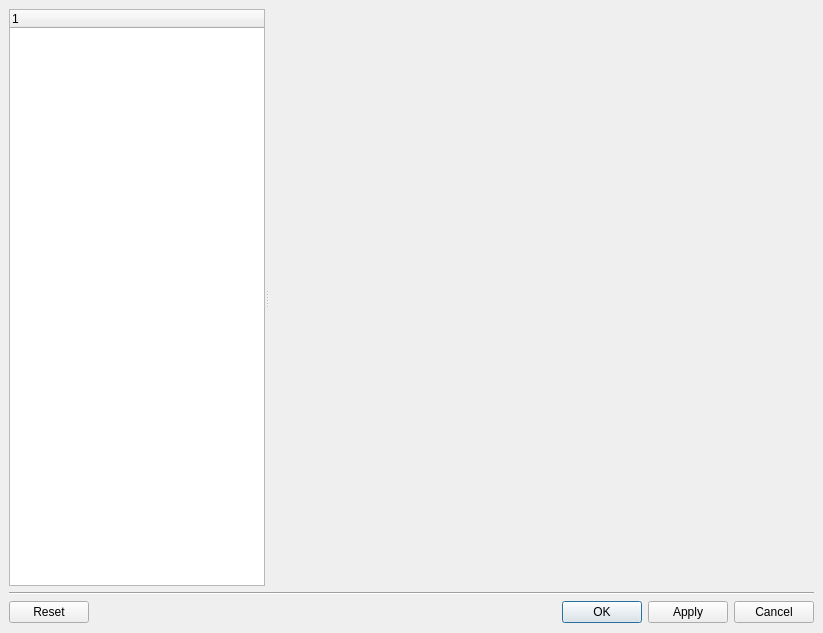
<?xml version="1.0" encoding="UTF-8"?>
<ui version="4.0">
 <class>SettingsForm</class>
 <widget class="QDialog" name="SettingsForm">
  <property name="geometry">
   <rect>
    <x>0</x>
    <y>0</y>
    <width>823</width>
    <height>633</height>
   </rect>
  </property>
  <property name="windowTitle">
   <string>Setup</string>
  </property>
  <layout class="QVBoxLayout">
   <property name="spacing">
    <number>6</number>
   </property>
   <property name="leftMargin">
    <number>9</number>
   </property>
   <property name="topMargin">
    <number>9</number>
   </property>
   <property name="rightMargin">
    <number>9</number>
   </property>
   <property name="bottomMargin">
    <number>9</number>
   </property>
   <item>
    <widget class="QFrame" name="frame_2">
     <property name="sizePolicy">
      <sizepolicy hsizetype="Preferred" vsizetype="Expanding">
       <horstretch>0</horstretch>
       <verstretch>0</verstretch>
      </sizepolicy>
     </property>
     <property name="frameShape">
      <enum>QFrame::NoFrame</enum>
     </property>
     <property name="frameShadow">
      <enum>QFrame::Raised</enum>
     </property>
     <layout class="QVBoxLayout">
      <property name="spacing">
       <number>6</number>
      </property>
      <property name="leftMargin">
       <number>0</number>
      </property>
      <property name="topMargin">
       <number>0</number>
      </property>
      <property name="rightMargin">
       <number>0</number>
      </property>
      <property name="bottomMargin">
       <number>0</number>
      </property>
      <item>
       <widget class="QSplitter" name="splitter">
        <property name="orientation">
         <enum>Qt::Horizontal</enum>
        </property>
        <widget class="QTreeWidget" name="items_tree">
         <property name="rootIsDecorated">
          <bool>true</bool>
         </property>
         <property name="uniformRowHeights">
          <bool>true</bool>
         </property>
         <column>
          <property name="text">
           <string notr="true">1</string>
          </property>
         </column>
        </widget>
        <widget class="QStackedWidget" name="pages_stack">
         <property name="sizePolicy">
          <sizepolicy hsizetype="Expanding" vsizetype="Preferred">
           <horstretch>1</horstretch>
           <verstretch>0</verstretch>
          </sizepolicy>
         </property>
         <widget class="QWidget" name="page"/>
         <widget class="QWidget" name="page_2"/>
        </widget>
       </widget>
      </item>
     </layout>
    </widget>
   </item>
   <item>
    <widget class="Line" name="line">
     <property name="orientation">
      <enum>Qt::Horizontal</enum>
     </property>
    </widget>
   </item>
   <item>
    <widget class="QFrame" name="frame">
     <property name="sizePolicy">
      <sizepolicy hsizetype="Preferred" vsizetype="Preferred">
       <horstretch>0</horstretch>
       <verstretch>0</verstretch>
      </sizepolicy>
     </property>
     <property name="frameShape">
      <enum>QFrame::NoFrame</enum>
     </property>
     <property name="frameShadow">
      <enum>QFrame::Plain</enum>
     </property>
     <layout class="QHBoxLayout">
      <property name="spacing">
       <number>6</number>
      </property>
      <property name="leftMargin">
       <number>0</number>
      </property>
      <property name="topMargin">
       <number>0</number>
      </property>
      <property name="rightMargin">
       <number>0</number>
      </property>
      <property name="bottomMargin">
       <number>0</number>
      </property>
      <item>
       <widget class="QPushButton" name="reset_pb">
        <property name="text">
         <string>Reset</string>
        </property>
       </widget>
      </item>
      <item>
       <spacer>
        <property name="orientation">
         <enum>Qt::Horizontal</enum>
        </property>
        <property name="sizeType">
         <enum>QSizePolicy::Expanding</enum>
        </property>
        <property name="sizeHint" stdset="0">
         <size>
          <width>251</width>
          <height>23</height>
         </size>
        </property>
       </spacer>
      </item>
      <item>
       <widget class="QPushButton" name="ok_button">
        <property name="text">
         <string>OK</string>
        </property>
        <property name="default">
         <bool>true</bool>
        </property>
       </widget>
      </item>
      <item>
       <widget class="QPushButton" name="apply_button">
        <property name="text">
         <string>Apply</string>
        </property>
       </widget>
      </item>
      <item>
       <widget class="QPushButton" name="cancel_button">
        <property name="sizePolicy">
         <sizepolicy hsizetype="Minimum" vsizetype="Fixed">
          <horstretch>0</horstretch>
          <verstretch>0</verstretch>
         </sizepolicy>
        </property>
        <property name="text">
         <string>Cancel</string>
        </property>
       </widget>
      </item>
     </layout>
    </widget>
   </item>
  </layout>
 </widget>
 <layoutdefault spacing="6" margin="11"/>
 <resources/>
 <connections/>
</ui>
